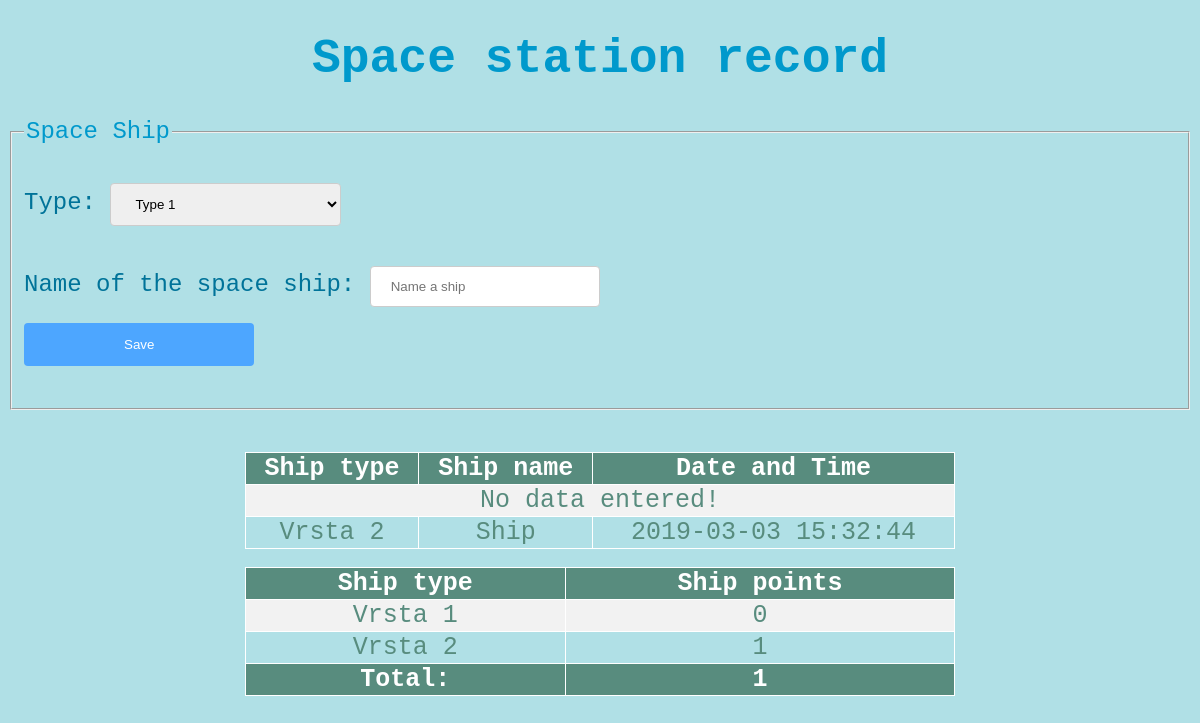
Before: / with the older database file.
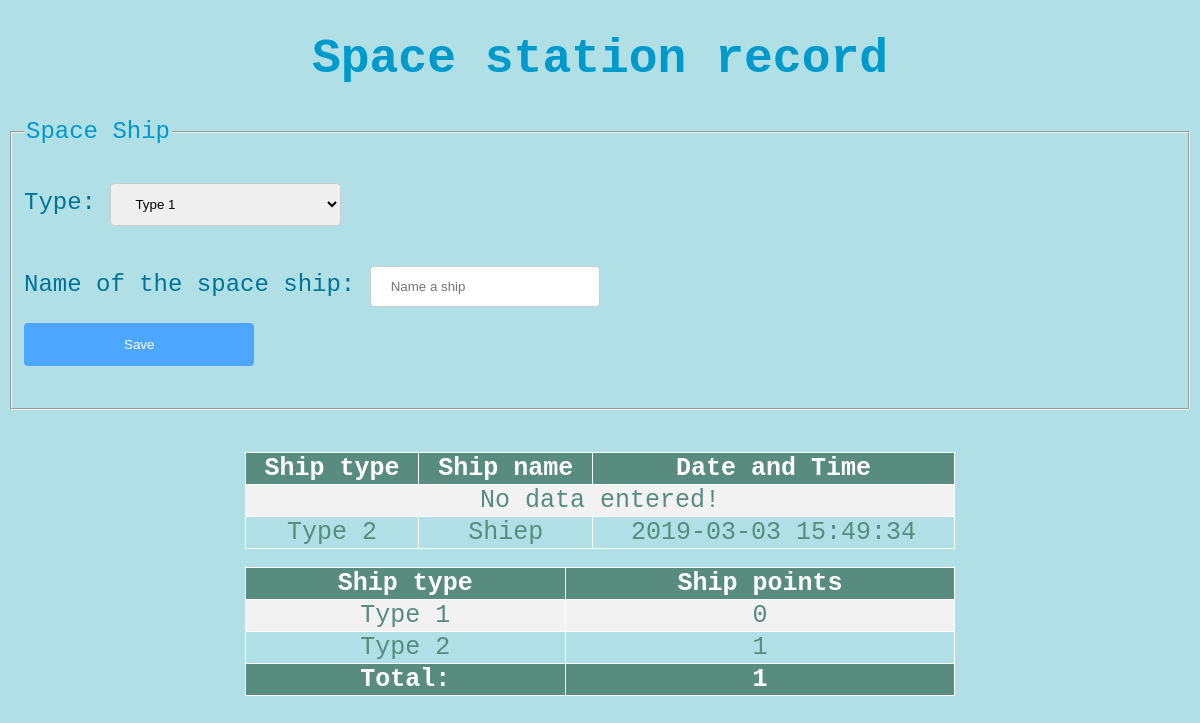
After: the same page with the newer database file.
### tables this page shows
CREATE TABLE `record` (
  `user_id` int(11) NOT NULL,
  `type` varchar(256) DEFAULT NULL,
  `name` varchar(256) NOT NULL,
  `date` timestamp NOT NULL DEFAULT CURRENT_TIMESTAMP ON UPDATE CURRENT_TIMESTAMP
);

### index.php (the view, shortened to what this page needs)
<?php
include_once 'include/connect.php';
?>
<!DOCTYPE html>
<html>
<head>
</head>
<body>
  <h1>Space station record</h1>
   <form action="include/save.php" method="POST">
    <fieldset>
      <legend> Space Ship </legend>
      <p>Type:
<select id="type" name="type">
<option value="Type 1">Type 1</option>
</select>
      <p>Name of the space ship:
      <input type="text" name="name" value="" placeholder="Name a ship"> <br>
      <button type="submit" name="save">Save</button>
    </fieldset>
  </form> </p>
<br>
<body>
<table>
 <tr>
  <th>Ship type</th>
  <th>Ship name</th>
  <th>Date and Time</th>
 </tr>
<?php
$sql = "SELECT type, name, date FROM record ORDER BY date DESC";
$result = mysqli_query($conn, $sql);
if (mysqli_num_rows($result) > 0)
{
while($row = mysqli_fetch_assoc($result))
{
  if (empty($row['name'])) { ?>
  <tr><td colspan = "3"> <?php echo "No data entered!";
}
else
{ ?>
</td></tr>
  <tr>
  <td><?php echo $row['type']; ?></td>
  <td><?php echo $row['name']; ?></td>
  <td><?php echo $row['date']; ?></td>
</tr><?php
  }
}
}
else
{
?>
<tr><th colspan "3"> Something is wrong! </th></tr>
<?php
}
?>
</table>
<br>
<table>
<tr>
  <th>Ship type</th>
  <th>Ship points</th>
</tr>
<?php
$sql = "SELECT type, name FROM record ORDER BY date DESC";
$result = mysqli_query($conn, $sql);
$sum = 0;
if (mysqli_num_rows($result) > 0) {
while($row = mysqli_fetch_assoc($result)) { ?>
    <tr>
    <td><?php echo $row['type']; ?> </td>
    <td><?php
    if (empty($row['name'])) {
        echo $points = 0;
      } else {
        echo $points = 1;
        $sum += $points;
      } ?>
    </td>
    </tr>
    <?php
  }
  }
else
{
?>
<tr><th colspan "3"> Something is wrong! </th></tr>
<?php
}
?>
<tr>
  <th>Total:</th>
  <th><?php echo $sum; ?></th>
</tr>
</table>
</body>
</html>

### index.php (style rules this page uses)
table, th, td { margin: auto; border: 1px solid white; border-collapse: collapse; }
body { background-color: powderblue; }
h1 { color: #0099cc; font-size: 300%; font-family: courier; text-align: center; }
legend { color: #0099cc; font-size: 150%; font-family: courier; }
input[type=text], select { width: 20%; padding: 12px 20px; margin: 8px 0; display: inline-block; border: 1px solid #ccc; border-radius: 4px; box-sizing: border-box; }
button[type=submit] { width: 20%; background-color: #4da6ff; color: white; padding: 14px 20px; margin: 8px 0; border: none; border-radius: 4px; cursor: pointer; }
p { color: #007399; font-size: 150%; font-family: courier; }
table { border-collapse: collapse; width: 60%; color: #588c7e; font-family: monospace; font-size: 25px; text-align: center; }
th { background-color: #588c7e; color: white; }
tr:nth-child(even) { background-color: #f2f2f2 }

Changed rows visible on the page:
removed record: name "No data entered!", type "Vrsta 1"
removed record: type "Vrsta 2", name "Ship", date "2019-03-03 15:32:44"
added record: name "No data entered!", type "Type 1"
added record: type "Type 2", name "Shiep", date "2019-03-03 15:49:34"
